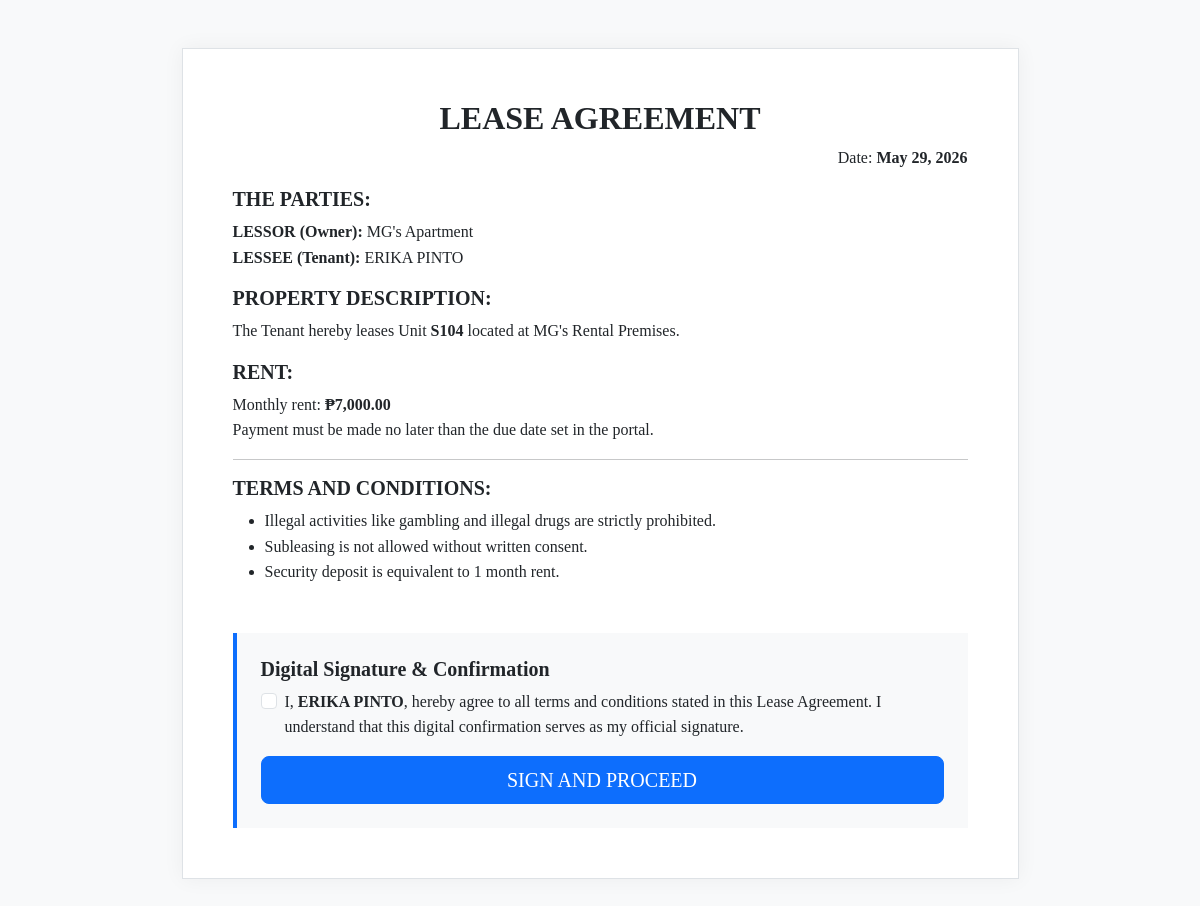
Screenshot of /tenant_contract.php (signed in) with the database file from the repository.
### tables this page shows
CREATE TABLE `users` (
  `id` int(11) NOT NULL,
  `property_id` int(11) DEFAULT NULL,
  `full_name` varchar(100) DEFAULT NULL,
  `email` varchar(100) DEFAULT NULL,
  `contact` varchar(20) DEFAULT NULL,
  `emergency_contact` varchar(255) DEFAULT NULL,
  `password` varchar(255) NOT NULL,
  `role` enum('admin','tenant') DEFAULT 'tenant',
  `assigned_unit_id` int(11) DEFAULT NULL,
  `profile_pic` varchar(255) DEFAULT 'default.png',
  `valid_id` varchar(255) DEFAULT NULL,
  `police_clearance` varchar(255) DEFAULT NULL,
  `brgy_clearance` varchar(255) DEFAULT NULL,
  `nbi_clearance` varchar(255) DEFAULT NULL,
  `is_archived` tinyint(1) DEFAULT 0,
  `rules_accepted` tinyint(1) DEFAULT 0,
  `contract_signed_at` datetime DEFAULT NULL,
  `contract_signed_date` datetime DEFAULT NULL,
  `digital_signature` longtext DEFAULT NULL,
  `created_at` timestamp NOT NULL DEFAULT current_timestamp(),
  `theme_preference` varchar(10) DEFAULT 'light',
  `contract_end_date` date DEFAULT NULL
);

CREATE TABLE `units` (
  `id` int(11) NOT NULL,
  `property_id` int(11) DEFAULT NULL,
  `unit_no` varchar(50) DEFAULT NULL,
  `unit_type` enum('Studio','1BR','2BR','3BR','Commercial') DEFAULT NULL,
  `floor_area` varchar(20) DEFAULT NULL,
  `description` text DEFAULT NULL,
  `monthly_rent` decimal(10,2) DEFAULT NULL,
  `amenities` varchar(255) DEFAULT NULL,
  `status` enum('Available','Occupied','Maintenance') DEFAULT 'Available',
  `unit_image` varchar(255) DEFAULT NULL,
  `image_name` varchar(100) DEFAULT 'default.png'
);

### tenant_contract.php (the view, shortened to what this page needs)
<?php
include('db.php');
$user_id = $_SESSION['user_id'];
$query = "SELECT u.*, un.unit_no, un.monthly_rent
          FROM users u
          LEFT JOIN units un ON u.assigned_unit_id = un.id
          WHERE u.id = '$user_id'";
$res = mysqli_query($conn, $query);
$data = mysqli_fetch_assoc($res);
$tenant_name = strtoupper($data['full_name']);
$unit_no = $data['unit_no'] ?? "TBA";
$rent = number_format($data['monthly_rent'], 2);
?>
<!DOCTYPE html>
<html>
<head>
    <link href="https://cdn.jsdelivr.net/npm/bootstrap@5.3.0/dist/css/bootstrap.min.css" rel="stylesheet">
</head>
<body class="bg-light py-5">
<div class="container">
    <div class="contract-box mx-auto col-lg-9">
        <h2 class="text-center fw-bold">LEASE AGREEMENT</h2>
        <p class="text-end">Date: <strong><?php echo date('F d, Y'); ?></strong></p>
        <h5><strong>THE PARTIES:</strong></h5>
        <p><strong>LESSOR (Owner):</strong> MG's Apartment<br>
        <strong>LESSEE (Tenant):</strong> <?php echo $tenant_name; ?></p>
        <h5><strong>PROPERTY DESCRIPTION:</strong></h5>
        <p>The Tenant hereby leases Unit <strong><?php echo $unit_no; ?></strong> located at MG's Rental Premises.</p>
        <h5><strong>RENT:</strong></h5>
        <p>Monthly rent: <strong>₱<?php echo $rent; ?></strong><br>
        Payment must be made no later than the due date set in the portal.</p>
        <hr>
        <h5><strong>TERMS AND CONDITIONS:</strong></h5>
        <ul>
            <li>Illegal activities like gambling and illegal drugs are strictly prohibited.</li>
            <li>Subleasing is not allowed without written consent.</li>
            <li>Security deposit is equivalent to 1 month rent.</li>
        </ul>
        <div class="mt-5 p-4 bg-light border-start border-4 border-primary">
            <h5><strong>Digital Signature & Confirmation</strong></h5>
            <form action="process_contract.php" method="POST">
                <div class="form-check mb-3">
                    <input class="form-check-input" type="checkbox" id="agree" required>
                    <label class="form-check-label" for="agree">
                        I, <strong><?php echo $tenant_name; ?></strong>, hereby agree to all terms and conditions stated in this Lease Agreement. I understand that this digital confirmation serves as my official signature.
                    </label>
                </div>
                <button type="submit" name="sign_contract" class="btn btn-primary btn-lg w-100">SIGN AND PROCEED</button>
            </form>
        </div>
    </div>
</div>
</body>
</html>

### tenant_contract.php (style rules this page uses)
.contract-box { background: white; padding: 50px; border: 1px solid #dee2e6; box-shadow: 0 0 20px rgba(0,0,0,0.05); font-family: 'Times New Roman', serif; line-height: 1.6; }

### rows the page displays
users: full_name "ERIKA PINTO", units.unit_no "S104", units.monthly_rent "7,000.00"
